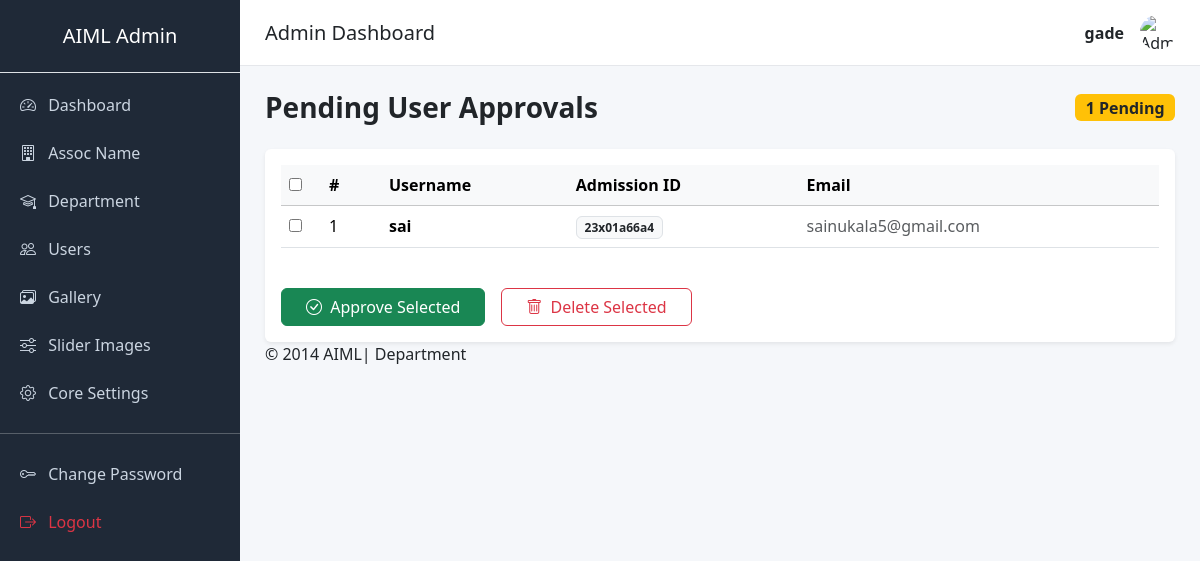
The app's page /admin/users/users.php (signed in), older data.
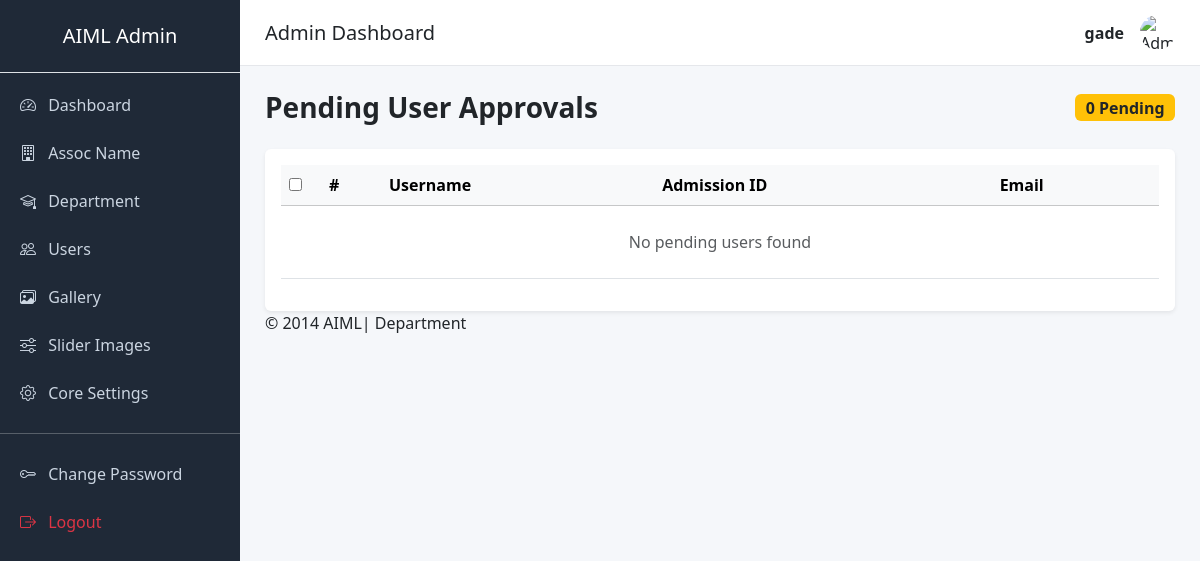
The same page, newer data.
### tables this page shows
CREATE TABLE IF NOT EXISTS `users` (
  `id` int(10) NOT NULL AUTO_INCREMENT COMMENT 'customer id is auto increament and primary key',
  `username` varchar(200) NOT NULL COMMENT 'user name',
  `password` varchar(50) NOT NULL COMMENT 'user password is stored',
  `mail_id` varchar(500) NOT NULL COMMENT 'user mail_id is stored',
  `firstname` varchar(50) NOT NULL COMMENT 'user first name is stored',
  `lastname` varchar(50) NOT NULL COMMENT 'user last name is stored',
  `gender` varchar(20) NOT NULL COMMENT 'gender',
  `address` varchar(25) NOT NULL COMMENT 'user address is stored',
  `mobile_no` bigint(20) NOT NULL COMMENT 'user mobile no is stored',
  `batch_id` int(11) NOT NULL,
  `stream_id` int(11) NOT NULL,
  `section` varchar(10) NOT NULL COMMENT 'section',
  `admission_id` varchar(300) NOT NULL COMMENT 'Admission Id',
  `image` varchar(500) NOT NULL COMMENT 'Image Of User',
  `created_on` timestamp NOT NULL DEFAULT CURRENT_TIMESTAMP COMMENT 'customer created date and time is stored',
   `last_access` timestamp NULL DEFAULT CURRENT_TIMESTAMP ON UPDATE CURRENT_TIMESTAMP,
  `status` int NOT NULL DEFAULT '0',
  PRIMARY KEY (`id`),
  UNIQUE KEY `username` (`username`)
);

### libraries/mysql.class.php (called while the page is built, shortened)
<?php
class DataBasePDO
{
	private static $hostname	=  DB_SERVER;
	private static $username	=  DB_USER;
	private static $password	=  DB_PASS;
	private static $dbname		=  DB_DATABASE;
	private static $instance 	= FALSE;
	private $db;
	public $fetch_mode 			= PDO::FETCH_ASSOC;
	private $last_statement		= NULL;
	public function __construct($connect = true, $dataBase = null, $server = null,$userName = null, $passWord = null){
			return self::$instance;
	}
	public function connectToDB(){
			$dns='mysql:host='.self::$hostname.';dbname='.self::$dbname;
	    	self::$instance = new PDO($dns, self::$username, self::$password);
	    	self::$instance->setAttribute(PDO::ATTR_ERRMODE, PDO::ERRMODE_EXCEPTION);
	    	$this->db = self::$instance;
	}
	public function getAllResults($sqlQuery = NULL){
			$this->internalQuery($sqlQuery);
			$result = $this->last_statement->fetchAll();
			return $result;
	}
	public function internalQuery($sqlQuery = NULL){
			$stmt = $this->db->query($sqlQuery);
			$stmt->setFetchMode($this->fetch_mode);
			$this->last_statement = $stmt;
			return TRUE;
	}
}
?>

### libraries/functions.class.php (called while the page is built, shortened)
<?php
	include_once("mysql.class.php");
	class DataFunctions {
		public $dbObj;
		public function __construct(){
			$this->dbObj = new DataBasePDO();
	}
	 public function getTempUsers($table){
			$sqlQuery	= 'SELECT id, username, password, firstname, lastname, mail_id, admission_id, image, status FROM '.$table.' WHERE status = 0';
			$result		= $this->dbObj->getAllResults($sqlQuery);
			return $result;
	 }
}

### admin/users/users.php (the view, shortened to what this page needs)
<?php
include_once('../layout/main_header.php');
require_once(LIB_PATH . '/functions.class.php');
$fcObj = new DataFunctions();
$tbUsers = TB_USERS;
$regUsers = $fcObj->getTempUsers($tbUsers);
$noOfUsers = sizeof($regUsers);
?>
<div class="d-flex justify-content-between align-items-center mb-4">
    <h3 class="fw-bold mb-0">
        Pending User Approvals
    </h3>
    <span class="badge bg-warning text-dark fs-6">
        <?php echo $noOfUsers; ?> Pending
    </span>
</div>
<div class="card shadow-sm border-0">
    <div class="card-body">
        <form action="userstatus.php" method="POST">
            <div class="table-responsive">
                <table class="table table-hover align-middle">
                    <thead class="table-light">
                        <tr>
                            <th width="40">
                                <input type="checkbox" onclick="toggleAll(this)">
                            </th>
                            <th width="60">#</th>
                            <th>Username</th>
                            <th>Admission ID</th>
                            <th>Email</th>
                        </tr>
                    </thead>
                    <tbody>
                        <?php if($noOfUsers > 0){ ?>
                            <?php for($i=0; $i<$noOfUsers; $i++){ ?>
                                <tr>
                                    <td>
                                        <input type="checkbox"
                                               name="users[]"
                                               value="<?php echo $regUsers[$i]['id']; ?>">
                                    </td>
                                    <td><?php echo $i+1; ?></td>
                                    <td class="fw-semibold">
                                        <?php echo $regUsers[$i]['username']; ?>
                                    </td>
                                    <td>
                                        <span class="badge bg-light text-dark border">
                                            <?php echo $regUsers[$i]['admission_id']; ?>
                                        </span>
                                    </td>
                                    <td class="text-muted">
                                        <?php echo $regUsers[$i]['mail_id']; ?>
                                    </td>
                                </tr>
                            <?php } ?>
                        <?php } else { ?>
                            <tr>
                                <td colspan="5" class="text-center py-4 text-muted">
                                    No pending users found
                                </td>
                            </tr>
                        <?php } ?>
                    </tbody>
                </table>
            </div>
            <?php if($noOfUsers > 0){ ?>
            <div class="mt-4 d-flex gap-3">
                <button type="submit"
                        name="approveusers"
                        class="btn btn-success px-4">
                    <i class="bi bi-check-circle me-1"></i>
                    Approve Selected
                </button>
                <button type="submit"
                        name="deleteusers"
                        formaction="deleteusers.php"
                        class="btn btn-outline-danger px-4">
                    <i class="bi bi-trash me-1"></i>
                    Delete Selected
                </button>
            </div>
            <?php } ?>
        </form>
    </div>
</div>
<?php include_once('../layout/footer.php'); ?>

Row changes from the older to the newer data that the page shows:
removed users: username "sai", admission "23x01a66a4", mail "sainukala5@gmail.com"
Text that changed along with them:
$noOfUsers: "1" → "0"
text no longer shown: "Approve Selected Delete Selected"
text now shown: "No pending users found"
